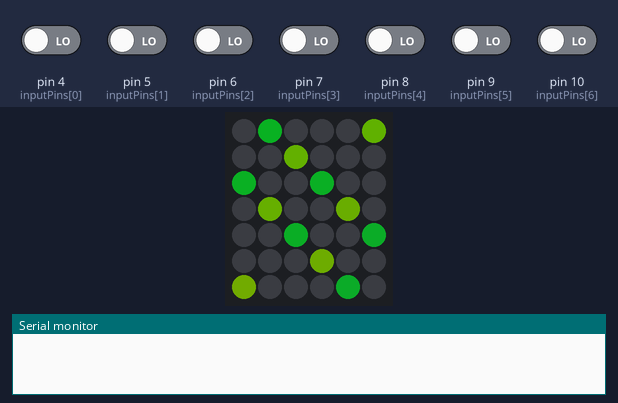
A sketch run on a simulated Arduino Uno, built with avr-gcc and run on an emulated ATmega328P. Shown: 6×7 RGB LED matrix (first LED top left, wired row by row), the last lines printed to the serial monitor. The test bench sets the inputs (shaded band); at power-on: pin 4 (inputPins[0]), pin 5 (inputPins[1]), pin 6 (inputPins[2]), pin 7 (inputPins[3]), pin 8 (inputPins[4]), pin 9 (inputPins[5]), pin 10 (inputPins[6]) LOW. Dim RGB values are drawn brighter than linear; random numbers use the default seed unless the sketch sets one.

Above: at 1.26 s.
1.3 s: pin 5 (inputPins[1]) driven HIGH
At 2.6 s:
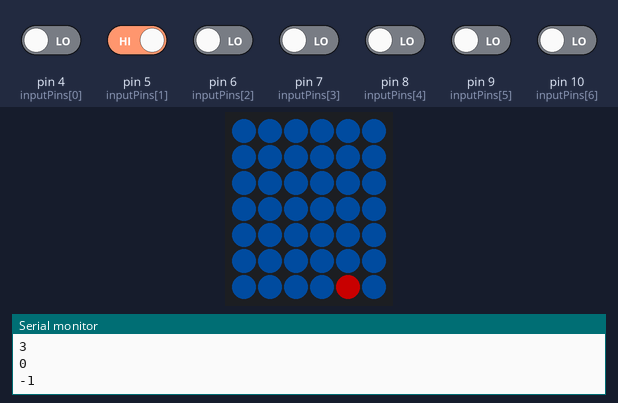
4.3 s: pin 4 (inputPins[0]) driven HIGH
At 6.6 s:
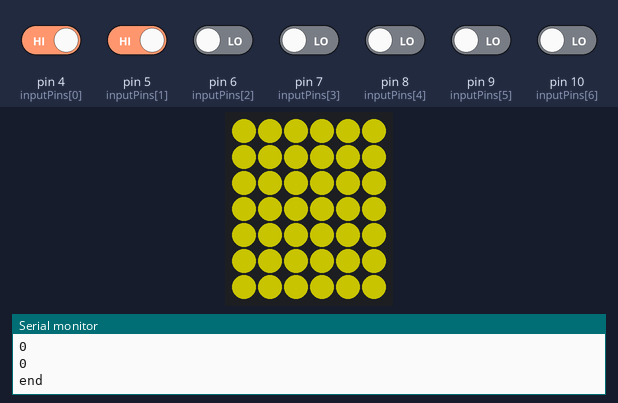
7.3 s: pin 5 (inputPins[1]) driven LOW
At 9.05 s:
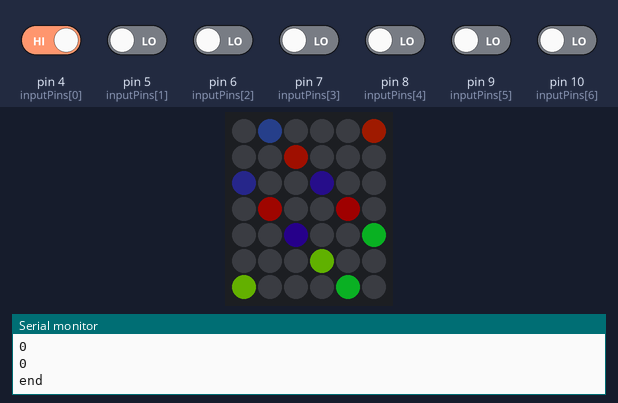
10.3 s: pin 9 (inputPins[5]) driven HIGH
At 10.79 s:
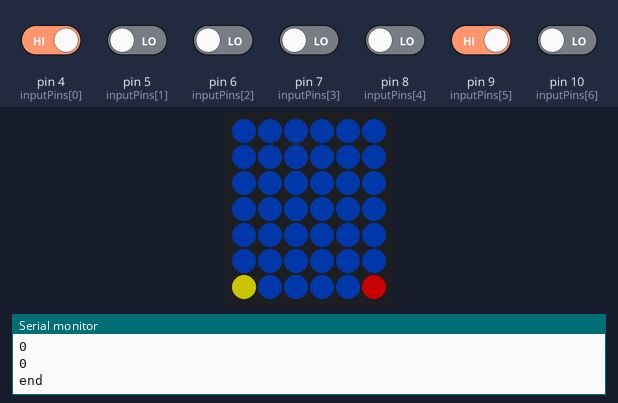
12.1 s: pin 4 (inputPins[0]) driven LOW
At 14.38 s:
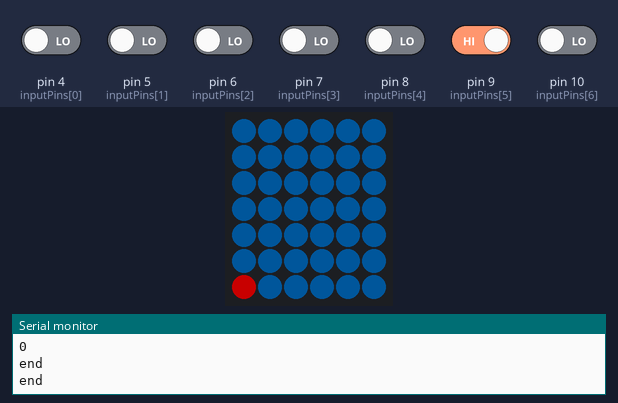
15.1 s: pin 6 (inputPins[2]) driven HIGH
At 17.5 s:
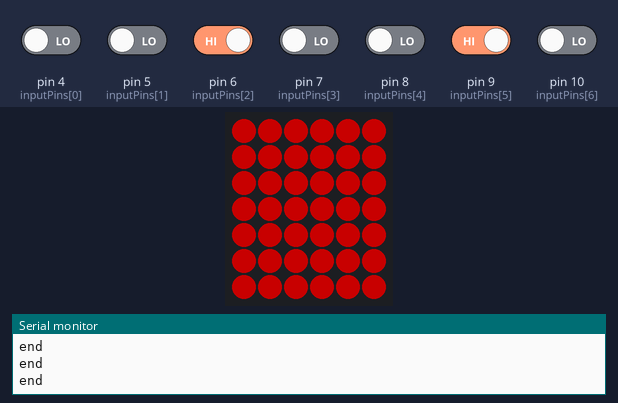
Timing chart, 0 to 18.6 s (numbered marks = the images above; inputs shaded):
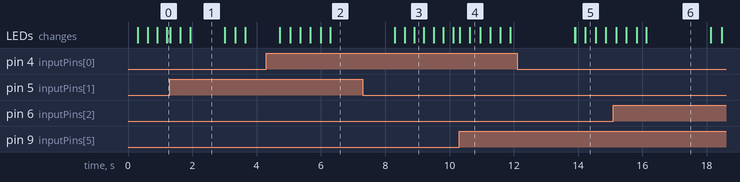

The sketch:

Connect4_1v1.ino
```cpp
/* NeoPixel Connect4 multiplayer, Stijn Slebos, Sanne Metten en Tijmen Smit */

//initialize neopixel variables
#include <Adafruit_NeoPixel.h> //include library

#define PIN           2    //arduino pin of neopixel strip
#define NUMPIXELS    42   //# of pixels

#define X_ROWS        7
#define Y_COLUMNS     6

Adafruit_NeoPixel strip = Adafruit_NeoPixel(NUMPIXELS, PIN, NEO_GRB + NEO_KHZ800); //initialize strip
enum mode {
  startup = 0,
  singleplayer = 1,
  multiplayer = 2
};

//NEW CODE
int pixelGrid [X_ROWS][Y_COLUMNS] =
{
  {0, 13, 14, 27, 28, 41},
  {1, 12, 15, 26, 29, 40},
  {2, 11, 16, 25, 30, 39},
  {3, 10, 17, 24, 31, 38},
  {4, 9, 18, 23, 32, 37},
  {5, 8, 19, 22, 33, 36},
  {6, 7, 20, 21, 34, 35}
};
int colorGrid [X_ROWS][Y_COLUMNS] = {0}; //-1 for yellow, 1 for red, 0 for empty;
int turn = 1; //-1 for yellow, 1 for red;
mode gamemode = startup;
int maxDepth = 1;

/*initialize button variables*/
int inputPins[7] = {4, 5, 6, 7, 8, 9, 10};
int columns[7] = {0, 1, 2, 3, 4, 5, 6};
int rows[7] = {0, 1, 2, 3, 4, 5, 6};

void setup() {
  Serial.begin(9600);
  strip.begin(); //set up strip
  strip.setBrightness(100); //set brightness
  strip.show(); //sets all pixels to be off
}

void loop() {
  switch (gamemode) {
    case startup:
      _startup();
      break;
    case singleplayer:
      _singleplayer();
      break;
    case multiplayer:
      _multiplayer();
      break;
  }
}

void _startup() {
  for (int i = 0; i < 6; i++) {
    strip.setPixelColor(pixelGrid[0][i], 0, 0, 0); //empty
    strip.setPixelColor(pixelGrid[1][i], 10, ((millis() + 50 * (5 - i)) / 10) % 150, 30); //empty
    strip.setPixelColor(pixelGrid[2][i], 0, 0, 0); //empty
    strip.setPixelColor(pixelGrid[3][i], 0, 0, 0); //empty
    strip.setPixelColor(pixelGrid[4][i], 0, 0, 0); //empty
    strip.setPixelColor(pixelGrid[5][i], 80, ((millis() + 50 * (5 - i)) / 10) % 150, 0); //empty
    strip.setPixelColor(pixelGrid[6][i], 0, 0, 0); //empty
  }
  if (digitalRead(inputPins[1]) == HIGH) {
    gamemode = singleplayer;
    resetBoard();
    delay(300);
  }
  if (digitalRead(inputPins[5]) == HIGH) {
    gamemode = multiplayer;
    resetBoard();
    delay(300);
  }
  strip.show();
}

void _singleplayer() {
  updateColor();
  bool switched = false;
  if (turn == 1) {
    for (int i = 0; i < 7; i++) {
      if (digitalRead(inputPins[i]) == HIGH) {
        if (canMove(rows[i], colorGrid)) {
          addCoin(rows[i], turn);
          turn = -turn;
          switched = true;
        }
      }
    }
  } else {
    addCoin(rows[nextAIMove(colorGrid)], turn);
    turn = -turn;
    switched = true;
  }

  if (switched) {
    updateColor();
    delay(300);
    bool endGame = isWon(-turn, colorGrid);

    if (endGame) {
      Serial.println("end");
      gameIsWon(-turn);
      resetBoard();
      gamemode = startup;
    }
    if (isDraw(colorGrid)) {
      gameIsDraw();
      resetBoard();
      gamemode = startup;
    }
  }

}

void _multiplayer() {
  updateColor();
  bool switched = false;
  for (int i = 0; i < 7; i++) {
    if (digitalRead(inputPins[i]) == HIGH) {
      if (canMove(rows[i], colorGrid)) {
        addCoin(rows[i], turn);
        turn = -turn;
        switched = true;
      }
    }
  }

  if (switched) {
    updateColor();
    delay(300);
    bool endGame = isWon(-turn, colorGrid);

    if (endGame) {
      Serial.println("end");
      gameIsWon(-turn);
      resetBoard();
      gamemode = startup;
    }
    if (isDraw(colorGrid)) {
      gameIsDraw();
      resetBoard();
      gamemode = startup;
    }

  }

}

//add a coin on top of a coin (fill the column)
void addCoin(int row, int incomingColor) {
  for (int y  = 5; y >= 0; y--) {
    if (colorGrid[row][y] == 0) { //if the pixel is empty, fill it with the color
      colorGrid[row][y] = incomingColor;
      break;
    }
  }
}

bool canMove(int row, int grid[X_ROWS][Y_COLUMNS]) {
  for (int column = 0; column < Y_COLUMNS; column++) {
    if (grid[row][column] == 0) { //if the pixel is empty, fill it with the color
      return true;
      break;
    }
  }
  return false;
}

void updateColor() {
  float timer = millis() / 10;

  for (int row = 0; row < X_ROWS; row++) {
    for (int column = 0; column < Y_COLUMNS; column++) {
      if (colorGrid[row][column] == 0) {
        strip.setPixelColor(pixelGrid[row][column], 0, 40, 130 + 60 * sin(float(timer) / 150 * PI)); //empty
      }
      if (colorGrid[row][column] == 1) {
        strip.setPixelColor(pixelGrid[row][column], 255, 0, 0); //red
      }
      if (colorGrid[row][column] == -1) {
        strip.setPixelColor(pixelGrid[row][column], 255, 249, 0); //yellow
      }
    }
  }
  strip.show();
}

void resetBoard() {
  for (int row = 0; row < X_ROWS; row++) {
    for (int column = 0; column < Y_COLUMNS; column++) {
      colorGrid [row][column] = 0 ;
    }
  }
  turn = 1;
  updateColor();
}

void gameIsWon(int winner) {
  for (int row = 0; row < X_ROWS; row++) {
    for (int column = 0; column < Y_COLUMNS; column++) {
      if (winner == 1) {
        colorGrid[row][column] = winner;
      }
      if (winner == -1) {
        colorGrid[row][column] = winner;
      }
    }
  }
  updateColor();
  delay(2000);
}

void gameIsDraw() {
  for (int ties = 0; ties < 5; ties++) {
    for (int row = 0; row < X_ROWS; row++) {
      for (int column = 0; column < Y_COLUMNS; column++) {
        strip.setPixelColor(pixelGrid[row][column], 100, ties * 50, 250 - ties * 50); //empty
      }
    }
    strip.show();
    delay(400);
  }
}

bool isDraw(int _colorGrid[X_ROWS][Y_COLUMNS]) {
  for (int row = 0; row < X_ROWS; row++) {
    if (canMove(row, _colorGrid)) {
      return false;
    }
  }
  return true;
}

bool isWon(int Player, int _colorGrid[X_ROWS][Y_COLUMNS]) {
  //-----------------------
  //Vertical
  for (int row = 0; row < X_ROWS; row++) {
    for (int column  = 0; column < Y_COLUMNS - 3; column++) {
      if (_colorGrid[row][column] == Player &&
          _colorGrid[row][column + 1] == Player &&
          _colorGrid[row][column + 2] == Player &&
          _colorGrid[row][column + 3] == Player) {
        return true;
      }
    }
  }


  //Horizontal
  for (int column  = 0; column < Y_COLUMNS; column++) {
    for (int row = 0; row < X_ROWS - 3; row++) {
      if (_colorGrid[row][column] == Player &&
          _colorGrid[row + 1][column] == Player &&
          _colorGrid[row + 2][column] == Player &&
          _colorGrid[row + 3][column] == Player) {
        return true;
      }
    }
  }

  //Diagonal NE
  for (int column  = Y_COLUMNS - 1; column > 2; column--) { //checking for starting at column 5,4,3; so 6-1=5 and >2
    for (int row = 0; row < X_ROWS - 3; row++) {
      if (_colorGrid[row][column] == Player &&
          _colorGrid[row + 1][column - 1] == Player &&
          _colorGrid[row + 2][column - 2] == Player &&
          _colorGrid[row + 3][column - 3] == Player) {
        return true;
      }
    }
  }

  //Diagonal NW
  for (int column  = 0; column < Y_COLUMNS - 3; column++) {
    for (int row = 0; row < X_ROWS - 3; row++) {
      if (_colorGrid[row][column] == Player &&
          _colorGrid[row + 1][column + 1] == Player &&
          _colorGrid[row + 2][column + 2] == Player &&
          _colorGrid[row + 3][column + 3] == Player) {
        return true;
      }
    }
  }
  return false;

}

int nextAIMove(int _colorGrid[X_ROWS][Y_COLUMNS]) {
  int myNextMove = 6;
  int evaluation = -1000;

  int currentTurn = turn;

  for (int nextMove = 0; nextMove < X_ROWS; nextMove++) {
    int fakeGrid[X_ROWS][Y_COLUMNS] = {0};
    //first copy field
    for (int row = 0; row < X_ROWS; row++) for (int column = 0; column < Y_COLUMNS; column++) {
        fakeGrid[row][column] = _colorGrid[row][column]; //copy grid
      }

    if (canMove(nextMove, fakeGrid)) {
      //DOMOVE
      for (int y  = 5; y >= 0; y--) {
        if (fakeGrid[nextMove][y] == 0) {
          fakeGrid[nextMove][y] = currentTurn;
          break;
        }
      }
      //Evaluate
      if (isWon(currentTurn, fakeGrid)) {
        myNextMove = nextMove;
        break;
      }
      int score = AIDepthScore(fakeGrid, 0, currentTurn);
      if ( score > evaluation ||
           score == evaluation && int(random(0, 100)) <= 25) { // if they are identical 50% CHANGE
        evaluation = score;
        myNextMove = nextMove;
      }

    }
  }
  return myNextMove;
}

int AIDepthScore(int fakeGrid[X_ROWS][Y_COLUMNS], int depth, int currentTurn) {
  int nextTurn = -currentTurn;

  if (isWon(currentTurn, fakeGrid)) {
    return 30;
  } else if (isWon(nextTurn, fakeGrid)) {
    return -30;
  }

  if (depth > maxDepth) {
    return heuristicScore(fakeGrid, currentTurn);
  } else {
    int evaluation  = -1000;

    for (int nextMove = 0; nextMove < X_ROWS; nextMove++) {
      int _fakeGrid[X_ROWS][Y_COLUMNS];
      //first copy field
      for (int row = 0; row < X_ROWS; row++) for (int column = 0; column < Y_COLUMNS; column++) {
          _fakeGrid[row][column] = fakeGrid[row][column]; //copy grid
        }
      //----
      if (canMove(nextMove, _fakeGrid)) {
        //DOMOVE
        for (int y  = 5; y >= 0; y--) {
          if (_fakeGrid[nextMove][y] == 0) {
            _fakeGrid[nextMove][y] = nextTurn;
            break;
          }
        }
        //evaluate move
        int score = AIDepthScore(_fakeGrid, depth + 1, nextTurn);
        if ( score > evaluation) {
          evaluation = score;
        }
      }
    }
    return -evaluation;
  }

}

int heuristicScore(int fakeGrid[X_ROWS][Y_COLUMNS], int  currentTurn) {

  int nextTurn = -currentTurn;
  int evaluation = 0;

  //Vertical +3
  for (int row = 0; row < X_ROWS; row++) {
    for (int column  = 0; column < Y_COLUMNS - 3; column++) {
      if (fakeGrid[row][column] == 0 &&
          fakeGrid[row][column + 1] == fakeGrid[row][column + 2] &&
          fakeGrid[row][column + 2] == fakeGrid[row][column + 3]) {
        if (fakeGrid[row][column + 3] == currentTurn) {
          evaluation += 5;
        } else if (fakeGrid[row][column] == nextTurn) {
          evaluation -= 5;
        }
      }
    }
  }

  //Vertical +1
  for (int row = 0; row < X_ROWS; row++) {
    for (int column  = 0; column < Y_COLUMNS - 3; column++) {
      if (fakeGrid[row][column + 1] == 0 &&
          fakeGrid[row][column + 2] == fakeGrid[row][column + 3] ) {
        if (fakeGrid[row][column + 3] == currentTurn) {
          evaluation += 1;
        } else if (fakeGrid[row][column] == nextTurn) {
          evaluation -= 1;
        }
      }
    }
  }

  //Horizontal +3
  for (int possibility = 0; possibility < 4; possibility++) {
    for (int column  = 0; column < Y_COLUMNS; column++) {
      for (int row = 0; row < X_ROWS - 3; row++) {
        row = (row + possibility % X_ROWS);
        if (fakeGrid[row][column] == fakeGrid[row + 1][column] &&
            fakeGrid[row + 1][column] == fakeGrid[row + 2][column] &&
            fakeGrid[row + 3][column] == 0) {
          if (fakeGrid[row][column] == currentTurn) {
            evaluation += 5;
          } else if (fakeGrid[row][column] == nextTurn) {
            evaluation -= 5;
          }
        }
      }
    }
  }

  //Horizontal +1
  for (int possibility = 0; possibility < 4; possibility++) {
    for (int column  = 0; column < Y_COLUMNS; column++) {
      for (int row = 0; row < X_ROWS - 3; row++) {
        row = (row + possibility % X_ROWS);
        if (
          (
            (fakeGrid[row][column] == fakeGrid[row + 1][column] &&
             fakeGrid[row + 2][column] == 0)

            ||

            (fakeGrid[row][column] == fakeGrid[row + 2][column] &&
             fakeGrid[row + 1][column] == 0)

          ) &&

          fakeGrid[row + 3][column] == 0

        ) {
          if (fakeGrid[row][column] == currentTurn) {
            evaluation += 1;
          } else if (fakeGrid[row][column] == nextTurn) {
            evaluation -= 1;
          }
        }
      }
    }
  }

  //Diagonal NE +3
  for (int possibility = 0; possibility < 4; possibility++) {
    for (int column  = Y_COLUMNS - 1; column > 2; column--) { //checking for starting at column 5,4,3; so 6-1=5 and >2
      for (int row = 0; row < X_ROWS - 3; row++) {
        row = (row + possibility) % X_ROWS;
        column = (column - possibility) % Y_COLUMNS;

        if (fakeGrid[row][column] == fakeGrid[row + 1][column - 1] &&
            fakeGrid[row + 1][column - 1] == fakeGrid[row + 2][column - 2] &&
            fakeGrid[row + 3][column - 3] == 0) {

          if (fakeGrid[row][column] == currentTurn) {
            evaluation += 5;
          } else if (fakeGrid[row][column] == nextTurn) {
            evaluation -= 5;
          }
        }
      }
    }
  }

  //Diagonal NE +1
  for (int possibility = 0; possibility < 4; possibility++) {
    for (int column  = Y_COLUMNS - 1; column > 2; column--) { //checking for starting at column 5,4,3; so 6-1=5 and >2
      for (int row = 0; row < X_ROWS - 3; row++) {
        row = (row + possibility) % X_ROWS;
        column = (column - possibility) % Y_COLUMNS;

        if ((
              (fakeGrid[row][column] == fakeGrid[row + 1][column - 1]
               && fakeGrid[row + 2][column - 2] == 0)

              ||

              (fakeGrid[row][column] == fakeGrid[row + 2][column - 2]
               && fakeGrid[row + 1][column - 1] == 0)

            ) &&

            fakeGrid[row + 3][column - 3] == 0) {

          if (fakeGrid[row][column] == currentTurn) {
            evaluation += 1;
          } else if (fakeGrid[row][column] == nextTurn) {
            evaluation -= 1;
          }
        }
      }
    }
  }

  //    //Diagonal NW +3
  for (int possibility = 0; possibility < 4; possibility++) {
    for (int column  = 0; column < Y_COLUMNS - 3; column++) {
      for (int row = 0; row < X_ROWS - 3; row++) {
        row = (row + possibility) % X_ROWS;
        column = (column + possibility) % Y_COLUMNS;

        if (fakeGrid[row][column] == fakeGrid[row + 1][column + 1] &&
            fakeGrid[row + 1][column + 1] == fakeGrid[row + 2][column + 2] &&
            fakeGrid[row + 3][column + 3] == 0) {

          if (fakeGrid[row][column] == currentTurn) {
            evaluation += 5;
          } else if (fakeGrid[row][column] == nextTurn) {
            evaluation -= 5;
          }
        }
      }
    }
  }

  //Diagonal NW +1
  for (int possibility = 0; possibility < 4; possibility++) {
    for (int column  = 0; column < Y_COLUMNS - 3; column++) {
      for (int row = 0; row < X_ROWS - 3; row++) {
        row = (row + possibility) % X_ROWS;
        column = (column + possibility) % Y_COLUMNS;

        if ((
              (fakeGrid[row][column] == fakeGrid[row + 1][column + 1]
               && fakeGrid[row + 2][column + 2] == 0)

              ||

              (fakeGrid[row][column] == fakeGrid[row + 2][column + 2]
               && fakeGrid[row + 1][column + 1] == 0)

            ) &&

            fakeGrid[row + 3][column + 3] == 0) {

          if (fakeGrid[row][column] == currentTurn) {
            evaluation += 1;
          } else if (fakeGrid[row][column] == nextTurn) {
            evaluation -= 1;
          }
        }
      }
    }
  }


  Serial.println(evaluation);
  return evaluation;
}
```
